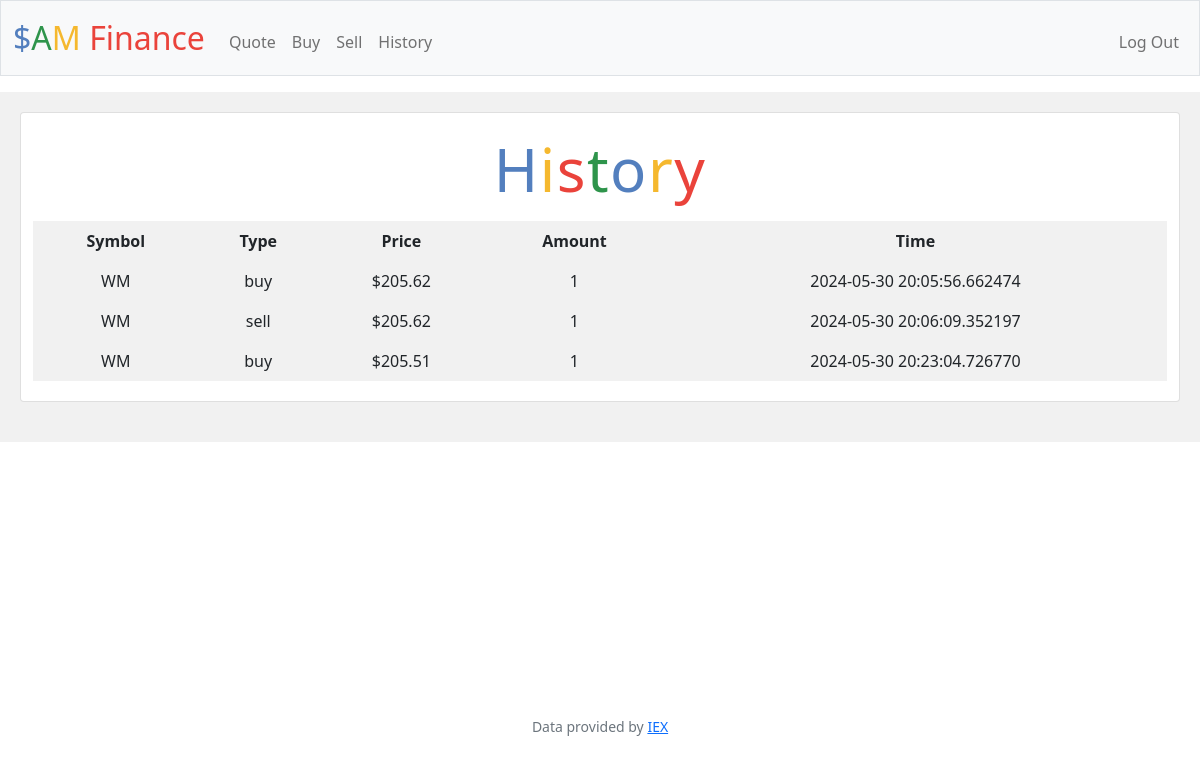
/history (signed in), run on an earlier commit of the app's database.
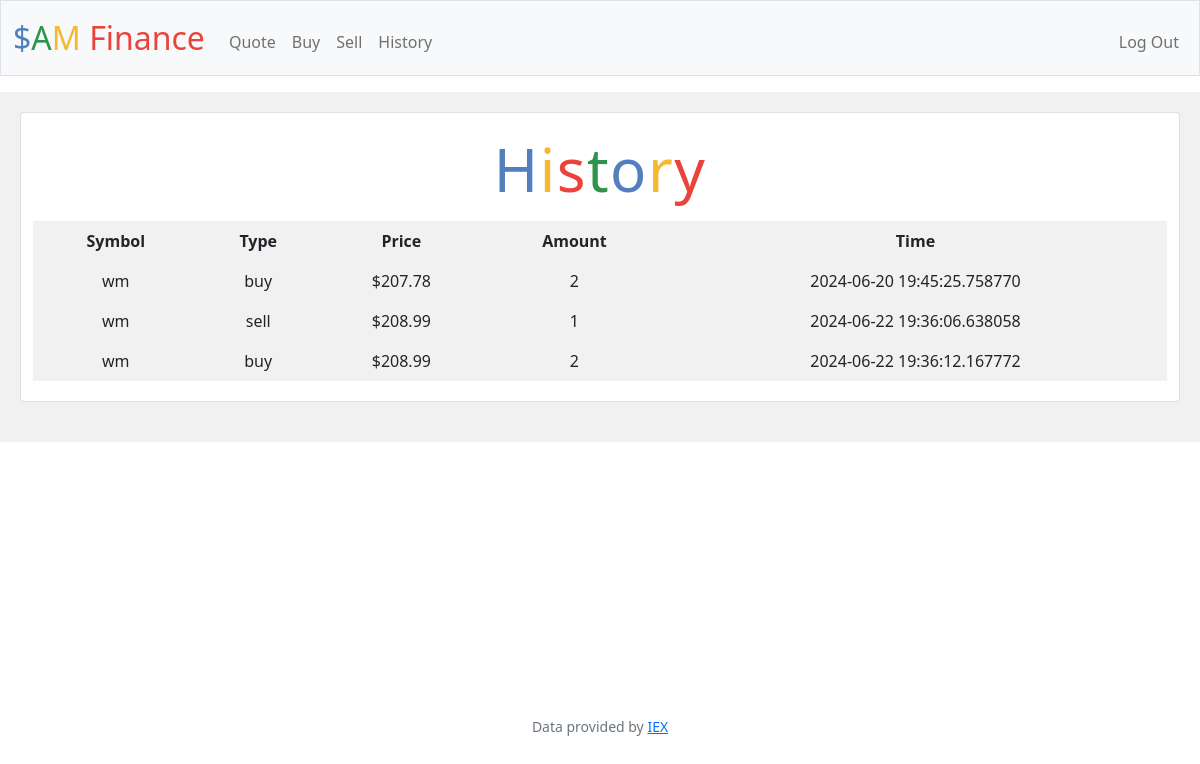
And on a later commit of the database.
### tables this page shows
CREATE TABLE "transactions" (
    id INTEGER PRIMARY KEY,
    user_id INTEGER NOT NULL,
    stock_id INTEGER NOT NULL,
    shares INTEGER NOT NULL,
    price REAL NOT NULL,
    timestamp DATETIME NOT NULL,
    type TEXT NOT NULL,
    symbol TEXT NOT NULL,
    FOREIGN KEY (user_id) REFERENCES users (id),
    FOREIGN KEY (stock_id) REFERENCES stocks (id)
);

### app.py (the view)
@app.route("/history")
@login_required
def history():
    history = []
    query_transactions = "SELECT type, price, shares, timestamp, symbol FROM transactions WHERE user_id = ?"
    transactions = query_db(query_transactions, (session.get("user_id"),))
    for transaction in transactions:
        history_dict = {
            "symbol": transaction["symbol"],
            "type": transaction["type"],
            "price": usd(transaction["price"]),
            "shares": transaction["shares"],
            "time": transaction["timestamp"]
        }
        history.append(history_dict)
    return render_template("history.html", history=history)

### app.py (called while the page is built)
def get_db():
    db = getattr(g, '_database', None)
    if db is None:
        db = g._database = sqlite3.connect(DATABASE)
    db.row_factory = sqlite3.Row
    return db

@app.teardown_appcontext
def close_connection(exception):
    db = getattr(g, '_database', None)
    if db is not None:
        db.close()

def query_db(query, args=(), one=False):
    try:
        if not isinstance(args, tuple):
            args = (args,)
        conn = get_db()
        cur = conn.cursor()
        cur.execute(query, args)
        if one:
            rv = cur.fetchone()
        else:
            rv = cur.fetchall()
        cur.close()
        return (rv[0] if rv else None) if one else rv
    except Exception as e:
        exc_type, exc_obj, exc_tb = sys.exc_info()
        print(f"An error occured on line: {exc_tb.tb_lineno}: {e}")

@app.after_request
def after_request(response):
    response.headers["Cache-Control"] = "no-cache, no-store, must-revalidate"
    response.headers["Expires"] = 0
    response.headers["Pragma"] = "no-cache"
    return response

### helpers.py (called while the page is built)
def login_required(f):
    @wraps(f)
    def decorated_function(*args, **kwargs):
        if session.get("user_id") is None:
            return redirect("/login")
        return f(*args, **kwargs)
    return decorated_function

def usd(value):
    return f"${value:,.2f}"

### templates/history.html (shortened to what this page needs)
{% extends "layout.html" %}
{% block main %}
    <div class="row">
        <div class="card">
            <h1 class="header"><span class="blue">H</span><span class="yellow">i</span><span class="red">s</span><span class="green">t</span><span class="blue">o</span><span class="yellow">r</span><span class="red">y</span></h1>
            <table class="history-table">
                <thead>
                    <tr>
                        <th>Symbol</th>
                        <th>Type</th>
                        <th>Price</th>
                        <th>Amount</th>
                        <th>Time</th>
                    </tr>
                </thead>
                <tbody class="history-table-body">
                    {% for transaction in history %}
                        <tr>
                            <td>{{ transaction.symbol }}</td>
                            <td>{{ transaction.type }}</td>
                            <td>{{ transaction.price }}</td>
                            <td>{{ transaction.shares }}</td>
                            <td>{{ transaction.time}}</td>
                        </tr>
                    {% endfor %}
                </tbody>
            </table>
        </div>
    </div>
{% endblock %}

### templates/layout.html (shortened to what this page needs)
<!DOCTYPE html>
<html lang="en">
    <head>
        <link href="\static\style.css" rel="stylesheet">
        <link href="https://cdn.jsdelivr.net/npm/bootstrap@5.1.3/dist/css/bootstrap.min.css" rel="stylesheet">
    </head>
    <body>
        <nav class="bg-light border navbar navbar-expand-md navbar-light">
            <div class="container-fluid">
                <a class="navbar-brand" href="/"><span class="blue">$</span><span class="green">A</span><span class="yellow">M</span>  <span class="red">Finance</span></a>
                <div class="collapse navbar-collapse" id="navbar">
                    {% if session["user_id"] %}
                        <ul class="navbar-nav me-auto mt-2">
                            <li class="nav-item"><a class="nav-link" href="/quote">Quote</a></li>
                            <li class="nav-item"><a class="nav-link" href="/buy">Buy</a></li>
                            <li class="nav-item"><a class="nav-link" href="/sell">Sell</a></li>
                            <li class="nav-item"><a class="nav-link" href="/history">History</a></li>
                        </ul>
                        <ul class="navbar-nav ms-auto mt-2">
                            <li class="nav-item"><a class="nav-link" href="/logout">Log Out</a></li>
                        </ul>
                    {% else %}
                        <ul class="navbar-nav ms-auto mt-2">
                            <li class="nav-item"><a class="nav-link" href="/register">Register</a></li>
                            <li class="nav-item"><a class="nav-link" href="/login">Log In</a></li>
                        </ul>
                    {% endif %}
                </div>
            </div>
        </nav>
        <main class="container-fluid py-5 text-center" id="container">
            {% block main %}{% endblock %}
        </main>
        <footer class="mb-5 small text-center text-muted">
            Data provided by <a href="https://iexcloud.io/">IEX</a>
        </footer>
    </body>
</html>

### static/style.css (style rules this page uses)
html { height: 100%; }
* { box-sizing: border-box; }
body { height: 100%; }
main { height: 80%; }
nav .navbar-brand { font-size: xx-large; }
.blue { color: #537fbe; }
.red { color: #ea433b; }
.yellow { color: #f5b82e; }
.green { color: #2e944b; }
.container-fluid.py-5 { padding-top: 1rem !important; }
.header { font-size: 60px; padding-bottom: .5rem; color:#000; letter-spacing: 1.5px; }
.row { background-color: #f1f1f1; padding: 20px; height: fit-content; }
.card { background-color: white; padding: 20px; margin: 20px 0px; }
.row::after { content: ""; display: table; clear: both; }
table { width: 100%; background-color: #f1f1f1; text-align: center; }
th, td { text-align: center; padding: 8px; }

What changed in the data, as far as the page shows it:
changed transactions (number 1 of 3 on the later page): symbol "WM" → "wm"; price "$205.62" → "$207.78"; shares "1" → "2"; time "2024-05-30 20:05:56.662474" → "2024-06-20 19:45:25.758770"
changed transactions "sell": symbol "WM" → "wm"; price "$205.62" → "$208.99"; time "2024-05-30 20:06:09.352197" → "2024-06-22 19:36:06.638058"
changed transactions (number 3 of 3 on the later page): symbol "WM" → "wm"; price "$205.51" → "$208.99"; shares "1" → "2"; time "2024-05-30 20:23:04.726770" → "2024-06-22 19:36:12.167772"
